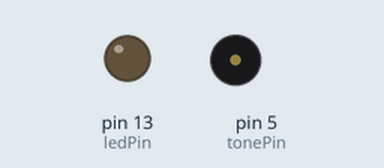
The sketch below on a simulated Arduino Uno, built with avr-gcc and run on an emulated ATmega328P. Shown: output pins drawn as LEDs (lit = HIGH), buzzer (waves = sounding). Pins used as bus, display or sensor lines are not drawn.

Above: at 0.1 s.
At 39.88 s:
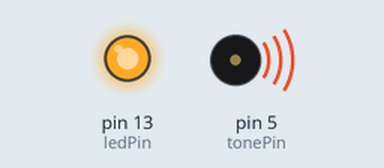
Timing chart, 0 to 40.0 s (numbered marks = the images above):
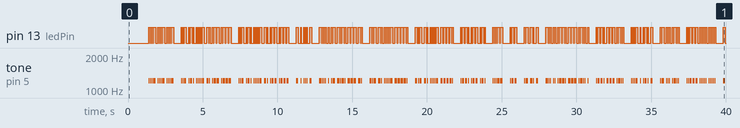

Measured:
- by itself, tone on pin 5 (tonePin): plays 1209 Hz for 0.05 s, 1209 Hz for 0.05 s, 1209 Hz for 0.05 s, 1209 Hz for 0.15 s, 1209 Hz for 0.05 s, 1209 Hz for 0.05 s … (189 notes in this stretch)

The sketch:

cw-beacon-ur4nwj.ino
```cpp
/*
  Простой телеграфный маяк для экспериментов

  Исходный код:
  Written by Nicola Salsotto IN3GJH
  https://github.com/NicoVarg99

  Модификация сделана:
  UA6HJQ 18.11.2018 (добавлено управление радиостанцией)
  UR5NBC 12.10.2019 (добавлено управление для радиостанций с полярным PTT)
         16.11.2019 (добавлена пауза для подачи немодулированной несущей)

  Интервал между передачей:
  10мин= 600000 (передача примерно 20 секунд)
  5мин = 300000
  3мин = 180000
  2мин = 120000
*/

#define SPEED (24)  //скорость в WPM
#define DOTLEN (1200/SPEED)
#define DASHLEN (3*(1200/SPEED))
#define PAUSE (180000)  //пауза между передачами маяка в милисекундах
#define CARRIER (10000)  //пауза для подачи немодулированной несущей в милисекундах символ $

int txPin=10;       //управление PTT (включение, длительное нажатие)
int txoffPin=11;       //управление выключением PTT (выключение, однократное нажатие)
int ledPin=13;      //мигать встроенным светодиодом или подключить внешний на пин 13
int tonePin=5;      //выход звука
int toneFreq=1209;   //Частота звука (выбирайте между 800 - 1500Гц)

void sendMsg(char*);
void dash();
void dot();


void setup()
  {
    pinMode(ledPin, OUTPUT);
    pinMode(txPin, OUTPUT);
    pinMode(txoffPin, OUTPUT);
  }


void loop()
  {
    digitalWrite(txPin, HIGH);
    delay(900);    //txdelay - задержка после нажатия PTT

      sendMsg("VVV UR4NWJ UR4NWJ TEST BEACON KN49 KN49 PWR 3 W ANT DIPOLE POL VERT ASL 255 M PSE SWL $ K"); //текст маяка

    delay(20);
    digitalWrite(txPin, LOW);
    digitalWrite(txoffPin, HIGH);
    delay(1000);
	  digitalWrite(txoffPin, LOW);
    delay(PAUSE);
  }


void dash()
  {
    digitalWrite(ledPin, HIGH);
    tone(tonePin, toneFreq);
    delay(DASHLEN);
    digitalWrite(ledPin, LOW);
    noTone(tonePin);
    delay(DOTLEN);
  }


void dot()
  {
    digitalWrite(ledPin, HIGH) ;
    tone(tonePin, toneFreq);
    delay(DOTLEN);
    digitalWrite(ledPin, LOW);
    noTone(tonePin);
    delay(DOTLEN);
  }


void sendMsg(char *str)
{
  int i;

   delay(500);

  for(i=0;i<strlen(str);i++)
  {
    switch (str[i])
    {
    case 'A':
      dot();dash();break;
    case 'B':
      dash();dot();dot();dot();break;
    case 'C':
      dash();dot();dash();dot();break;
    case 'D':
      dash();dot();dot();break;
    case 'E':
      dot();break;
    case 'F':
      dot();dot();dash();dot();break;
    case 'G':
      dash();dash();dot();break;
    case 'H':
      dot();dot();dot();dot();break;
    case 'I':
      dot();dot();break;
    case 'J':
      dot();dash();dash();dash();break;
    case 'K':
      dash();dot();dash();break;
    case 'L':
      dot();dash();dot();dot();break;
    case 'M':
      dash();dash();break;
    case 'N':
      dash();dot();break;
    case 'O':
      dash();dash();dash();break;
    case 'P':
      dot();dash();dash();dot();break;
    case 'Q':
      dash();dash();dot();dash();break;
    case 'R':
      dot();dash();dot();break;
    case 'S':
      dot();dot();dot();break;
    case 'T':
      dash();break;
    case 'U':
      dot();dot();dash();break;
    case 'V':
      dot();dot();dot();dash();break;
    case 'W':
      dot();dash();dash();break;
    case 'X':
      dash();dot();dot();dash();break;
    case 'Y':
      dash();dot();dash();dash();break;
    case 'Z':
      dash();dash();dot();dot();break;
    case ' ':
      delay(DOTLEN*5);break;
    case '.':
      dot();dash();dot();dash();dot();dash();break;
    case ',':
      dash();dash();dot();dot();dash();dash();break;
    case ':':
      dash();dash();dash();dot();dot();break;
    case '?':
      dot();dot();dash();dash();dot();dot();break;
    case '\'':
      dot();dash();dash();dash();dash();dot();break;
    case '-':
      dash();dot();dot();dot();dot();dash();break;
    case '/':
      dash();dot();dot();dash();dot();break;
    case '(':
    case ')':
      dash();dot();dash();dash();dot();dash();break;
    case '\"':
      dot();dash();dot();dot();dash();dot();break;
    case '@':
      dot();dash();dash();dot();dash();dot();break;
      case '$':
      delay(CARRIER);break;
    case '=':
      dash();dot();dot();dot();dash();break;
    case '0':
     dash();dash();dash();dash();dash();break;
    case '1':
     dot();dash();dash();dash();dash();break;
    case '2':
     dot();dot();dash();dash();dash();break;
    case '3':
     dot();dot();dot();dash();dash();break;
    case '4':
     dot();dot();dot();dot();dash();break;
    case '5':
     dot();dot();dot();dot();dot();break;
    case '6':
     dash();dot();dot();dot();dot();break;
    case '7':
     dash();dash();dot();dot();dot();break;
    case '8':
     dash();dash();dash();dot();dot();break;
    case '9':
     dash();dash();dash();dash();dot();break;

    }
    delay(2*DOTLEN);
  }

}
```
